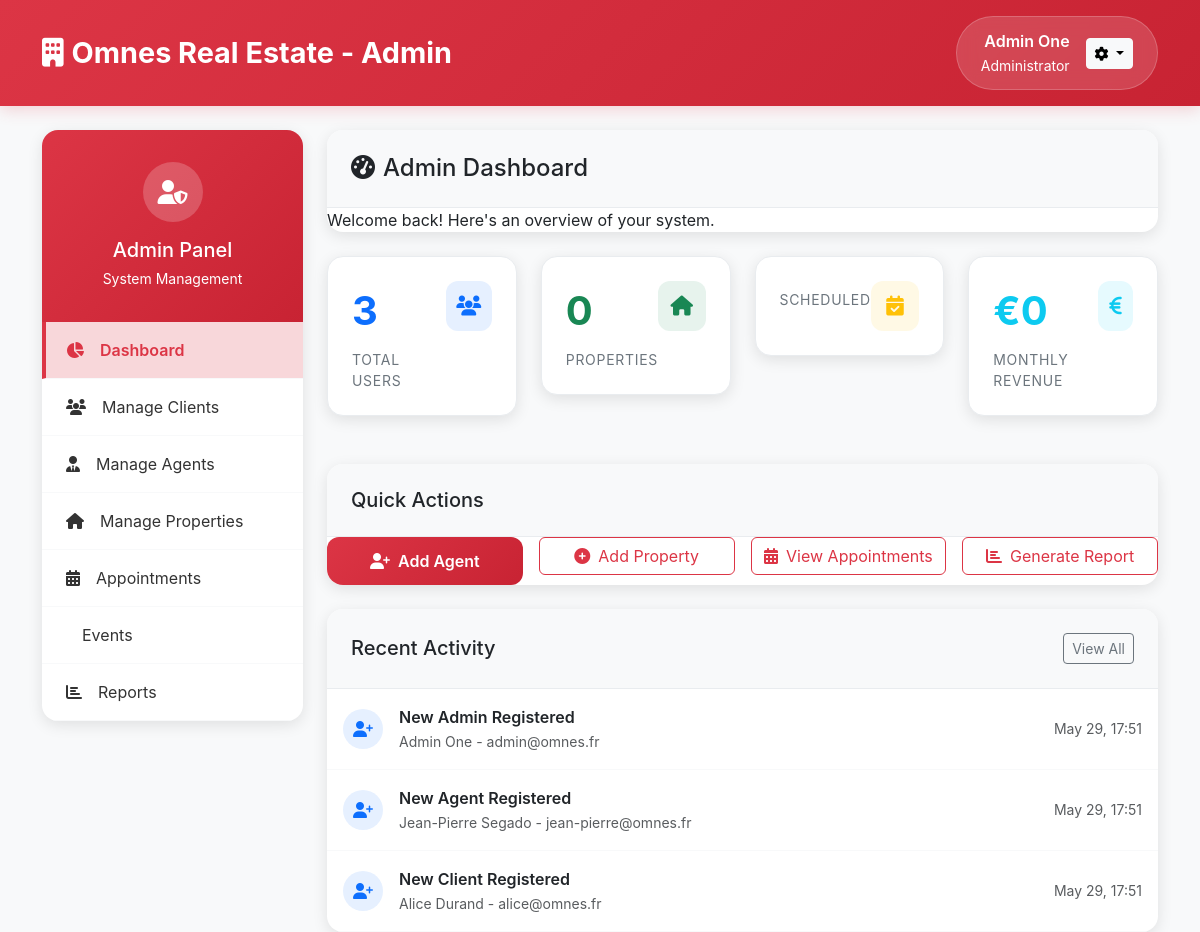
/src/admin/dashboard.php (signed in), run on an earlier commit of the app's database.
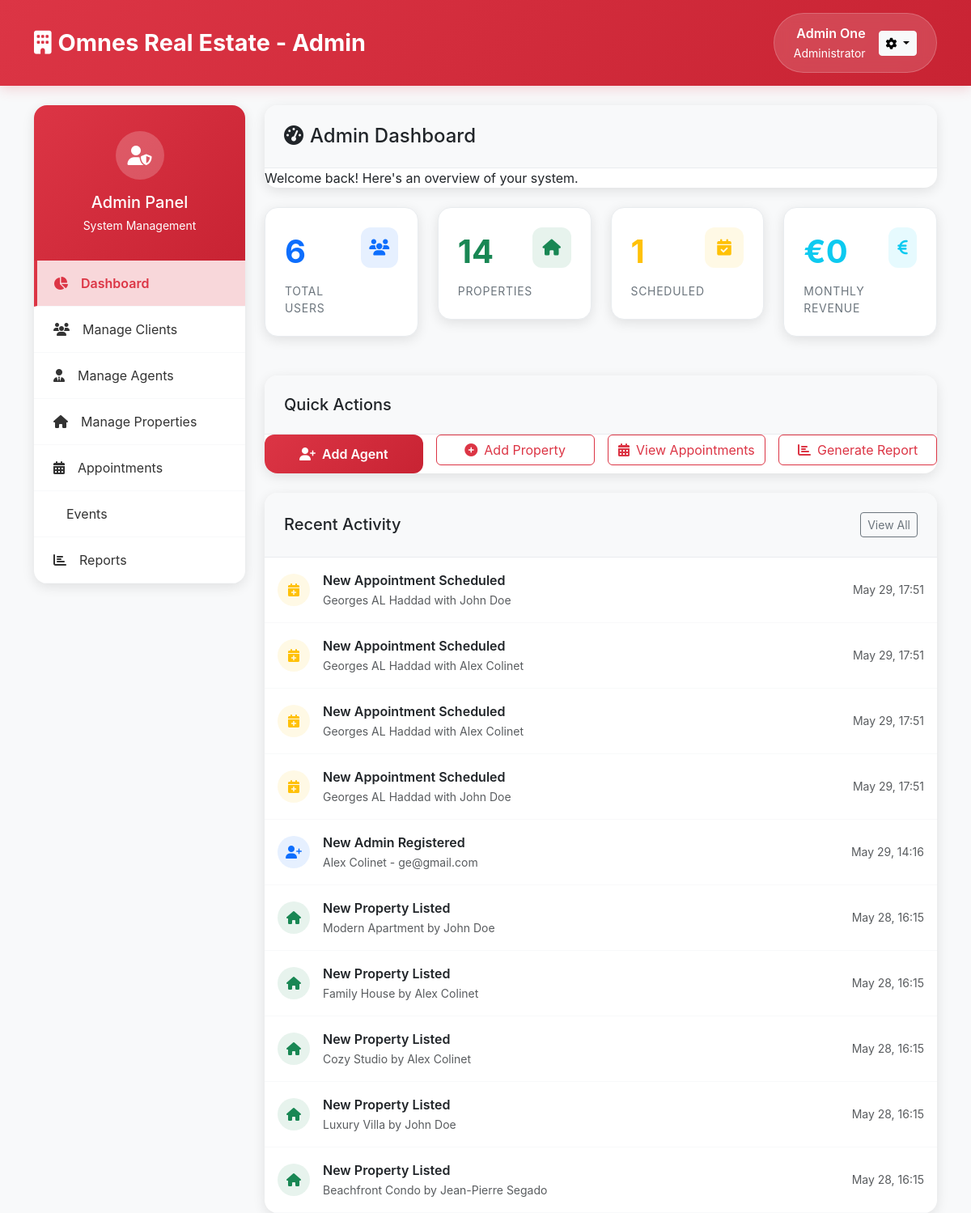
And on a later commit of the database.
### tables this page shows
CREATE TABLE users (
    id INT AUTO_INCREMENT PRIMARY KEY,
    first_name VARCHAR(50) NOT NULL,
    last_name VARCHAR(50) NOT NULL,
    email VARCHAR(100) NOT NULL UNIQUE,
    password_hash VARCHAR(255) NOT NULL,
    role ENUM('admin', 'client', 'agent') NOT NULL DEFAULT 'client',
    phone VARCHAR(15) NOT NULL,
    created_at TIMESTAMP DEFAULT CURRENT_TIMESTAMP,
    updated_at TIMESTAMP DEFAULT CURRENT_TIMESTAMP ON UPDATE CURRENT_TIMESTAMP
);

CREATE TABLE properties (
    id INT AUTO_INCREMENT PRIMARY KEY,
    agent_id INT NOT NULL,
    title VARCHAR(255) NOT NULL,
    description TEXT NOT NULL,
    images JSON DEFAULT NULL,
    price DECIMAL(12,2) NOT NULL,
    property_type ENUM('house', 'apartment', 'land', 'commercial', 'rental', 'auction') NOT NULL,
    status ENUM('available', 'pending', 'sold', 'rented', 'withdrawn') DEFAULT 'available',
    
     
    address_line1 VARCHAR(255) NOT NULL,
    city VARCHAR(100) NOT NULL,
    state VARCHAR(100) DEFAULT NULL,
    postal_code VARCHAR(20) DEFAULT NULL,
    country VARCHAR(100) DEFAULT 'France',
    
     
    bedrooms INT DEFAULT 0,
    bathrooms INT DEFAULT 0,
    year_built INT DEFAULT 0,
    living_area INT NOT NULL DEFAULT 0,
    
     
    has_parking TINYINT(1) DEFAULT 0,
    parking_spaces INT DEFAULT 0,
    has_garden TINYINT(1) DEFAULT 0,
    
     
    created_at TIMESTAMP DEFAULT CURRENT_TIMESTAMP,
    updated_at TIMESTAMP DEFAULT CURRENT_TIMESTAMP ON UPDATE CURRENT_TIMESTAMP,
    
    FOREIGN KEY (agent_id) REFERENCES agents(user_id) ON DELETE CASCADE
);

CREATE TABLE appointments (
    id INT AUTO_INCREMENT PRIMARY KEY,
    client_id INT NOT NULL,
    agent_id INT NOT NULL,
    property_id INT NOT NULL,
    appointment_date DATETIME NOT NULL,
    status ENUM('scheduled', 'completed', 'cancelled') DEFAULT 'scheduled',
    location VARCHAR(255) NOT NULL,
    created_at TIMESTAMP DEFAULT CURRENT_TIMESTAMP,
    updated_at TIMESTAMP DEFAULT CURRENT_TIMESTAMP ON UPDATE CURRENT_TIMESTAMP,
    FOREIGN KEY (client_id) REFERENCES clients(user_id) ON DELETE CASCADE,
    FOREIGN KEY (agent_id) REFERENCES agents(user_id) ON DELETE CASCADE,
    FOREIGN KEY (property_id) REFERENCES properties(id) ON DELETE CASCADE
);

### src/includes/functions.php (called while the page is built, shortened)
<?php
function isLoggedIn() {
    return isset($_SESSION['user_id']) && !empty($_SESSION['user_id']);
}
function getCurrentUser() {
    global $pdo;
    try {
        $stmt = $pdo->prepare("SELECT * FROM users WHERE id = ?");
        $stmt->execute([$_SESSION['user_id']]);
        return $stmt->fetch(PDO::FETCH_ASSOC);
    } catch (Exception $e) {
        error_log("getCurrentUser error: " . $e->getMessage());
        return null;
    }
}
?>

### src/admin/dashboard.php (the view, shortened to what the changed rows need)
<?php
require_once '../config/database.php';
require_once '../includes/functions.php';
$database = Database::getInstance();
$db = $database->getConnection();
$admin_data = getCurrentUser();
$stats = [
    'total_users' => 0,
    'total_agents' => 0,
    'total_clients' => 0,
    'total_properties' => 0,
    'available_properties' => 0,
    'sold_properties' => 0,
    'total_appointments' => 0,
    'scheduled_appointments' => 0,
    'revenue_this_month' => 0,
    'new_users_this_month' => 0
];
try {
    $user_stats = $db->query("
        SELECT
            COUNT(*) as total_users,
            SUM(CASE WHEN role = 'agent' THEN 1 ELSE 0 END) as total_agents,
            SUM(CASE WHEN role = 'client' THEN 1 ELSE 0 END) as total_clients,
            SUM(CASE WHEN created_at >= DATE_SUB(NOW(), INTERVAL 1 MONTH) THEN 1 ELSE 0 END) as new_users_this_month
        FROM users
    ")->fetch(PDO::FETCH_ASSOC);
    $stats = array_merge($stats, $user_stats);
    $property_stats = $db->query("
        SELECT
            COUNT(*) as total_properties,
            SUM(CASE WHEN status = 'available' THEN 1 ELSE 0 END) as available_properties,
            SUM(CASE WHEN status = 'sold' THEN 1 ELSE 0 END) as sold_properties,
            SUM(CASE WHEN status = 'sold' AND MONTH(updated_at) = MONTH(CURRENT_DATE()) THEN price ELSE 0 END) as revenue_this_month
        FROM properties
    ")->fetch(PDO::FETCH_ASSOC);
    $stats = array_merge($stats, $property_stats);
    $appointment_stats = $db->query("
        SELECT
            COUNT(*) as total_appointments,
            SUM(CASE WHEN status = 'scheduled' AND appointment_date >= NOW() THEN 1 ELSE 0 END) as scheduled_appointments
        FROM appointments
    ")->fetch(PDO::FETCH_ASSOC);
    $stats = array_merge($stats, $appointment_stats);
} catch (Exception $e) {
    error_log("Admin stats error: " . $e->getMessage());
}
$recent_activities = [];
try {
    $recent_users = $db->query("
        SELECT u.*, 'new_user' as activity_type, u.created_at as activity_date
        FROM users u
        ORDER BY u.created_at DESC
        LIMIT 5
    ")->fetchAll(PDO::FETCH_ASSOC);
    $recent_properties = $db->query("
        SELECT p.*, u.first_name, u.last_name, 'new_property' as activity_type, p.created_at as activity_date
        FROM properties p
        JOIN users u ON p.agent_id = u.id
        ORDER BY p.created_at DESC
        LIMIT 5
    ")->fetchAll(PDO::FETCH_ASSOC);
    $recent_appointments = $db->query("
        SELECT a.*, p.title as property_title,
               CONCAT(agent.first_name, ' ', agent.last_name) as agent_name,
               CONCAT(client.first_name, ' ', client.last_name) as client_name,
               'new_appointment' as activity_type, a.created_at as activity_date
        FROM appointments a
        JOIN properties p ON a.property_id = p.id
        JOIN users agent ON a.agent_id = agent.id
        JOIN users client ON a.client_id = client.id
        ORDER BY a.created_at DESC
        LIMIT 5
    ")->fetchAll(PDO::FETCH_ASSOC);
    $recent_activities = array_merge($recent_users, $recent_properties, $recent_appointments);
    usort($recent_activities, function($a, $b) {
        return strtotime($b['activity_date']) - strtotime($a['activity_date']);
    });
    $recent_activities = array_slice($recent_activities, 0, 10);
} catch (Exception $e) {
    error_log("Recent activities error: " . $e->getMessage());
}
?>
<!DOCTYPE html>
<html lang="en">
<head>
    <link href="https://cdnjs.cloudflare.com/ajax/libs/bootstrap/5.3.0/css/bootstrap.min.css" rel="stylesheet">
    <link href="https://cdnjs.cloudflare.com/ajax/libs/font-awesome/6.4.0/css/all.min.css" rel="stylesheet">
</head>
<body>
    <header class="admin-header">
        <div class="container">
            <div class="row align-items-center">
                <div class="col-md-6 text-end">
                    <div class="admin-profile d-inline-flex align-items-center">
                        <div class="me-3">
                            <div class="fw-semibold"><?= htmlspecialchars($admin_data['first_name'] . ' ' . $admin_data['last_name']) ?></div>
                            <small>Administrator</small>
                        </div>
                    </div>
                </div>
            </div>
        </div>
    </header>
    <div class="container mt-4">
        <div class="row">
            <div class="col-lg-9">
                <div class="content-card mb-4">
                    <div class="content-card-header">
                        <h1 class="h4 mb-0">
                            <i class="fas fa-tachometer-alt me-2"></i>Admin Dashboard
                        </h1>
                    </div>
                </div>
                <div class="row mb-4">
                    <div class="col-xl-3 col-md-6 mb-4">
                        <div class="stats-card">
                            <div class="d-flex justify-content-between align-items-start">
                                <div>
                                    <div class="stats-value text-primary"><?= $stats['total_users'] ?></div>
                                    <div class="stats-label">Total Users</div>
                                </div>
                            </div>
                        </div>
                    </div>
                    <div class="col-xl-3 col-md-6 mb-4">
                        <div class="stats-card">
                            <div class="d-flex justify-content-between align-items-start">
                                <div>
                                    <div class="stats-value text-success"><?= $stats['total_properties'] ?></div>
                                    <div class="stats-label">Properties</div>
                                </div>
                            </div>
                        </div>
                    </div>
                    <div class="col-xl-3 col-md-6 mb-4">
                        <div class="stats-card">
                            <div class="d-flex justify-content-between align-items-start">
                                <div>
                                    <div class="stats-value text-warning"><?= $stats['scheduled_appointments'] ?></div>
                                    <div class="stats-label">Scheduled</div>
                                </div>
                            </div>
                        </div>
                    </div>
                </div>
                <div class="content-card">
                    <div class="card-body p-0">
                        <?php foreach ($recent_activities as $activity): ?>
                            <div class="activity-item d-flex align-items-center">
                                <?php if ($activity['activity_type'] === 'new_user'): ?>
                                    <div class="activity-icon bg-primary bg-opacity-10 text-primary me-3">
                                        <i class="fas fa-user-plus"></i>
                                    </div>
                                    <div class="flex-grow-1">
                                        <div class="fw-semibold">New <?= ucfirst($activity['role']) ?> Registered</div>
                                        <small class="text-muted"><?= htmlspecialchars($activity['first_name'] . ' ' . $activity['last_name']) ?> - <?= $activity['email'] ?></small>
                                    </div>
                                <?php elseif ($activity['activity_type'] === 'new_property'): ?>
                                    <div class="activity-icon bg-success bg-opacity-10 text-success me-3">
                                        <i class="fas fa-home"></i>
                                    </div>
                                    <div class="flex-grow-1">
                                        <div class="fw-semibold">New Property Listed</div>
                                        <small class="text-muted"><?= htmlspecialchars($activity['title']) ?> by <?= htmlspecialchars($activity['first_name'] . ' ' . $activity['last_name']) ?></small>
                                    </div>
                                <?php elseif ($activity['activity_type'] === 'new_appointment'): ?>
                                    <div class="activity-icon bg-warning bg-opacity-10 text-warning me-3">
                                        <i class="fas fa-calendar-plus"></i>
                                    </div>
                                    <div class="flex-grow-1">
                                        <div class="fw-semibold">New Appointment Scheduled</div>
                                        <small class="text-muted"><?= htmlspecialchars($activity['client_name']) ?> with <?= htmlspecialchars($activity['agent_name']) ?></small>
                                    </div>
                                <?php endif; ?>
                                <div class="text-muted small">
                                    <?= date('M d, H:i', strtotime($activity['activity_date'])) ?>
                                </div>
                            </div>
                        <?php endforeach; ?>
                    </div>
                </div>
            </div>
        </div>
    </div>
</body>
</html>

What changed in the data, as far as the page shows it:
no longer on one of the page's lists (row edited): users: role "Admin", first_name+last_name "Admin One", email "admin@omnes.fr", created_at "May 29, 17:51"
no longer on this page (row edited): users: role "Agent", first_name+last_name "Jean-Pierre Segado", email "jean-pierre@omnes.fr", created_at "May 29, 17:51"
no longer on this page (row edited): users: role "Client", first_name+last_name "Alice Durand", email "alice@omnes.fr", created_at "May 29, 17:51"
added properties: agent "6", title "Family House", users.first_name+last_name "Alex Colinet", created_at "May 28, 16:15"
added appointments: client_name "Georges AL Haddad", agent_name "John Doe", created_at "May 29, 17:51"
added appointments: client_name "Georges AL Haddad", agent_name "Alex Colinet", created_at "May 29, 17:51"
added appointments: client_name "Georges AL Haddad", agent_name "Alex Colinet", created_at "May 29, 17:51"
added appointments: client_name "Georges AL Haddad", agent_name "John Doe", created_at "May 29, 17:51"
added users: role "Admin", first_name+last_name "Alex Colinet", email "ge@gmail.com", created_at "May 29, 14:16"
added properties: title "Modern Apartment", users.first_name+last_name "John Doe", created_at "May 28, 16:15"
added properties: title "Cozy Studio", users.first_name+last_name "Alex Colinet", created_at "May 28, 16:15"
added properties: title "Luxury Villa", users.first_name+last_name "John Doe", created_at "May 28, 16:15"
added properties: title "Beachfront Condo", users.first_name+last_name "Jean-Pierre Segado", created_at "May 28, 16:15"
Also different on the page:
$stats['total_properties']: "0" → "14"
$stats['scheduled_appointments']: (not shown) → "1"
$stats['total_users']: "3" → (not shown)
